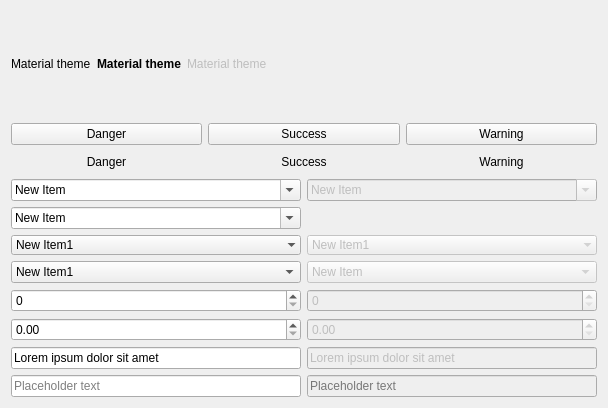
          <widget class="QWidget" name="page_4">
           <property name="geometry">
            <rect>
             <x>0</x>
             <y>0</y>
             <width>608</width>
             <height>408</height>
            </rect>
           </property>
           <attribute name="label">
            <string>Inputs</string>
           </attribute>
           <layout class="QGridLayout" name="gridLayout_21">
            <item row="0" column="1">
             <widget class="QLabel" name="label_3">
              <property name="font">
               <font>
                <weight>75</weight>
                <bold>true</bold>
               </font>
              </property>
              <property name="text">
               <string>Material theme</string>
              </property>
             </widget>
            </item>
            <item row="0" column="3">
             <spacer name="horizontalSpacer_4">
              <property name="orientation">
               <enum>Qt::Horizontal</enum>
              </property>
              <property name="sizeHint" stdset="0">
               <size>
                <width>427</width>
                <height>20</height>
               </size>
              </property>
             </spacer>
            </item>
            <item row="0" column="2">
             <widget class="QLabel" name="label">
              <property name="enabled">
               <bool>false</bool>
              </property>
              <property name="text">
               <string>Material theme</string>
              </property>
             </widget>
            </item>
            <item row="2" column="0" colspan="4">
             <layout class="QGridLayout" name="gridLayout_4">
              <item row="7" column="0">
               <widget class="QLineEdit" name="lineEdit_3">
                <property name="placeholderText">
                 <string>Placeholder text</string>
                </property>
               </widget>
              </item>
              <item row="4" column="0">
               <widget class="QSpinBox" name="spinBox"/>
              </item>
              <item row="3" column="1">
               <widget class="QComboBox" name="comboBox_4">
                <property name="enabled">
                 <bool>false</bool>
                </property>
                <item>
                 <property name="text">
                  <string>New Item</string>
                 </property>
                </item>
                <item>
                 <property name="text">
                  <string>New Item</string>
                 </property>
                </item>
                <item>
                 <property name="text">
                  <string>New Item</string>
                 </property>
                </item>
                <item>
                 <property name="text">
                  <string>New Item</string>
                 </property>
                </item>
                <item>
                 <property name="text">
                  <string>New Item</string>
                 </property>
                </item>
               </widget>
              </item>
              <item row="2" column="1">
               <widget class="QComboBox" name="comboBox_6">
                <property name="enabled">
                 <bool>false</bool>
                </property>
                <property name="frame">
                 <bool>false</bool>
                </property>
                <item>
                 <property name="text">
                  <string>New Item1</string>
                 </property>
                </item>
                <item>
                 <property name="text">
                  <string>New Item2</string>
                 </property>
                </item>
                <item>
                 <property name="text">
                  <string>New Item3</string>
                 </property>
                </item>
                <item>
                 <property name="text">
                  <string>New Item4</string>
                 </property>
                </item>
                <item>
                 <property name="text">
                  <string>New Item5</string>
                 </property>
                </item>
                <item>
                 <property name="text">
                  <string>New Item6</string>
                 </property>
                </item>
                <item>
                 <property name="text">
                  <string>New Item7</string>
                 </property>
                </item>
               </widget>
              </item>
              <item row="0" column="0">
               <widget class="QComboBox" name="comboBox">
                <property name="editable">
                 <bool>true</bool>
                </property>
                <property name="currentText">
                 <string>New Item</string>
                </property>
                <item>
                 <property name="text">
                  <string>New Item</string>
                 </property>
                </item>
                <item>
                 <property name="text">
                  <string>New Item</string>
                 </property>
                </item>
                <item>
                 <property name="text">
                  <string>New Item</string>
                 </property>
                </item>
                <item>
                 <property name="text">
                  <string>New Item</string>
                 </property>
                </item>
                <item>
                 <property name="text">
                  <string>New Item</string>
                 </property>
                </item>
               </widget>
              </item>
              <item row="5" column="0">
               <widget class="QDoubleSpinBox" name="doubleSpinBox"/>
              </item>
              <item row="1" column="0">
               <widget class="QComboBox" name="comboBox_7">
                <property name="editable">
                 <bool>true</bool>
                </property>
                <item>
                 <property name="text">
                  <string>New Item</string>
                 </property>
                </item>
                <item>
                 <property name="text">
                  <string>New Item</string>
                 </property>
                </item>
                <item>
                 <property name="text">
                  <string>New Item</string>
                 </property>
                </item>
                <item>
                 <property name="text">
                  <string>New Item</string>
                 </property>
                </item>
                <item>
                 <property name="text">
                  <string>New Item</string>
                 </property>
                </item>
               </widget>
              </item>
              <item row="6" column="0">
               <widget class="QLineEdit" name="lineEdit">
                <property name="text">
                 <string>Lorem ipsum dolor sit amet</string>
                </property>
               </widget>
              </item>
              <item row="5" column="1">
               <widget class="QDoubleSpinBox" name="doubleSpinBox_2">
                <property name="enabled">
                 <bool>false</bool>
                </property>
               </widget>
              </item>
              <item row="4" column="1">
               <widget class="QSpinBox" name="spinBox_2">
                <property name="enabled">
                 <bool>false</bool>
                </property>
               </widget>
              </item>
              <item row="0" column="1">
               <widget class="QComboBox" name="comboBox_3">
                <property name="enabled">
                 <bool>false</bool>
                </property>
                <property name="editable">
                 <bool>true</bool>
                </property>
                <item>
                 <property name="text">
                  <string>New Item</string>
                 </property>
                </item>
                <item>
                 <property name="text">
                  <string>New Item</string>
                 </property>
                </item>
                <item>
                 <property name="text">
                  <string>New Item</string>
                 </property>
                </item>
                <item>
                 <property name="text">
                  <string>New Item</string>
                 </property>
                </item>
                <item>
                 <property name="text">
                  <string>New Item</string>
                 </property>
                </item>
                <item>
                 <property name="text">
                  <string>New Item</string>
                 </property>
                </item>
               </widget>
              </item>
              <item row="6" column="1">
               <widget class="QLineEdit" name="lineEdit_2">
                <property name="enabled">
                 <bool>false</bool>
                </property>
                <property name="text">
                 <string>Lorem ipsum dolor sit amet</string>
                </property>
               </widget>
              </item>
              <item row="3" column="0">
               <widget class="QComboBox" name="comboBox_2">
                <item>
                 <property name="text">
                  <string>New Item1</string>
                 </property>
                </item>
                <item>
                 <property name="text">
                  <string>New Item2</string>
                 </property>
                </item>
                <item>
                 <property name="text">
                  <string>New Item3</string>
                 </property>
                </item>
                <item>
                 <property name="text">
                  <string>New Item4</string>
                 </property>
                </item>
                <item>
                 <property name="text">
                  <string>New Item5</string>
                 </property>
                </item>
                <item>
                 <property name="text">
                  <string>New Item6</string>
                 </property>
                </item>
                <item>
                 <property name="text">
                  <string>New Item7</string>
                 </property>
                </item>
               </widget>
              </item>
              <item row="2" column="0">
               <widget class="QComboBox" name="comboBox_5">
                <property name="frame">
                 <bool>false</bool>
                </property>
                <item>
                 <property name="text">
                  <string>New Item1</string>
                 </property>
                </item>
                <item>
                 <property name="text">
                  <string>New Item2</string>
                 </property>
                </item>
                <item>
                 <property name="text">
                  <string>New Item3</string>
                 </property>
                </item>
                <item>
                 <property name="text">
                  <string>New Item4</string>
                 </property>
                </item>
                <item>
                 <property name="text">
                  <string>New Item5</string>
                 </property>
                </item>
                <item>
                 <property name="text">
                  <string>New Item6</string>
                 </property>
                </item>
                <item>
                 <property name="text">
                  <string>New Item7</string>
                 </property>
                </item>
               </widget>
              </item>
              <item row="7" column="1">
               <widget class="QLineEdit" name="lineEdit_4">
                <property name="enabled">
                 <bool>false</bool>
                </property>
                <property name="placeholderText">
                 <string>Placeholder text</string>
                </property>
               </widget>
              </item>
             </layout>
            </item>
            <item row="0" column="0">
             <widget class="QLabel" name="label_2">
              <property name="text">
               <string>Material theme</string>
              </property>
             </widget>
            </item>
            <item row="1" column="0" colspan="4">
             <layout class="QGridLayout" name="gridLayout_7">
              <item row="0" column="0">
               <widget class="QPushButton" name="pushButton_18">
                <property name="text">
                 <string>Danger</string>
                </property>
                <property name="class" stdset="0">
                 <string>danger</string>
                </property>
               </widget>
              </item>
              <item row="1" column="1">
               <widget class="QPushButton" name="pushButton_22">
                <property name="text">
                 <string>Success</string>
                </property>
                <property name="flat">
                 <bool>true</bool>
                </property>
                <property name="class" stdset="0">
                 <string>success</string>
                </property>
               </widget>
              </item>
              <item row="0" column="2">
               <widget class="QPushButton" name="pushButton_19">
                <property name="text">
                 <string>Warning</string>
                </property>
                <property name="class" stdset="0">
                 <string>warning</string>
                </property>
               </widget>
              </item>
              <item row="1" column="2">
               <widget class="QPushButton" name="pushButton_21">
                <property name="text">
                 <string>Warning</string>
                </property>
                <property name="flat">
                 <bool>true</bool>
                </property>
                <property name="class" stdset="0">
                 <string>warning</string>
                </property>
               </widget>
              </item>
              <item row="0" column="1">
               <widget class="QPushButton" name="pushButton_20">
                <property name="text">
                 <string>Success</string>
                </property>
                <property name="class" stdset="0">
                 <string>success</string>
                </property>
               </widget>
              </item>
              <item row="1" column="0">
               <widget class="QPushButton" name="pushButton_23">
                <property name="text">
                 <string>Danger</string>
                </property>
                <property name="flat">
                 <bool>true</bool>
                </property>
                <property name="class" stdset="0">
                 <string>danger</string>
                </property>
               </widget>
              </item>
             </layout>
            </item>
           </layout>
          </widget>
